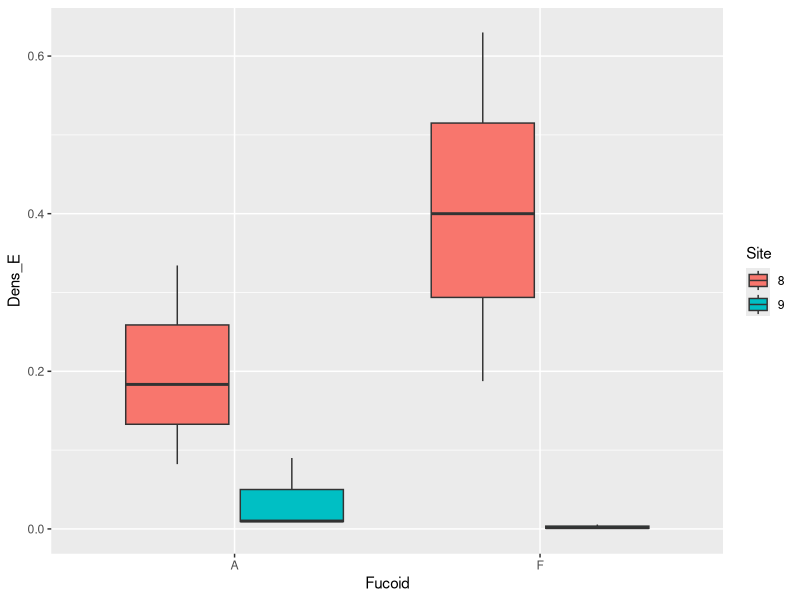
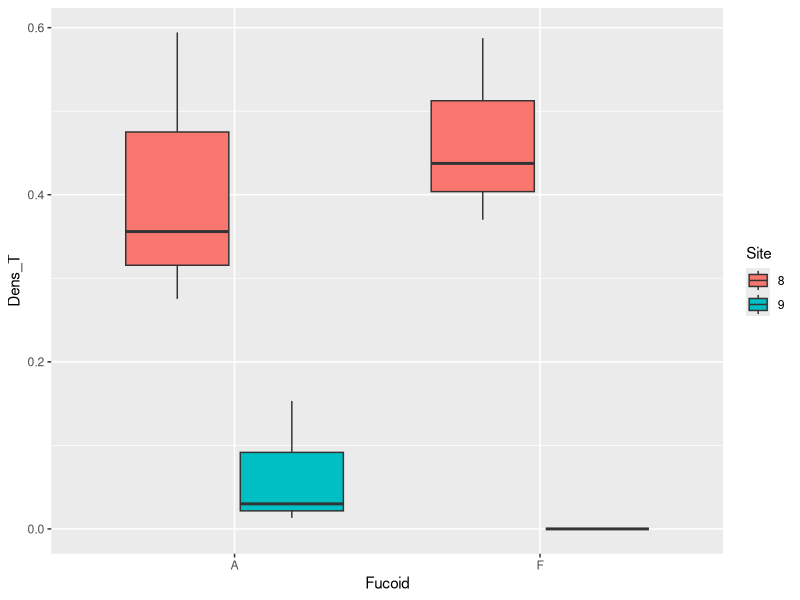
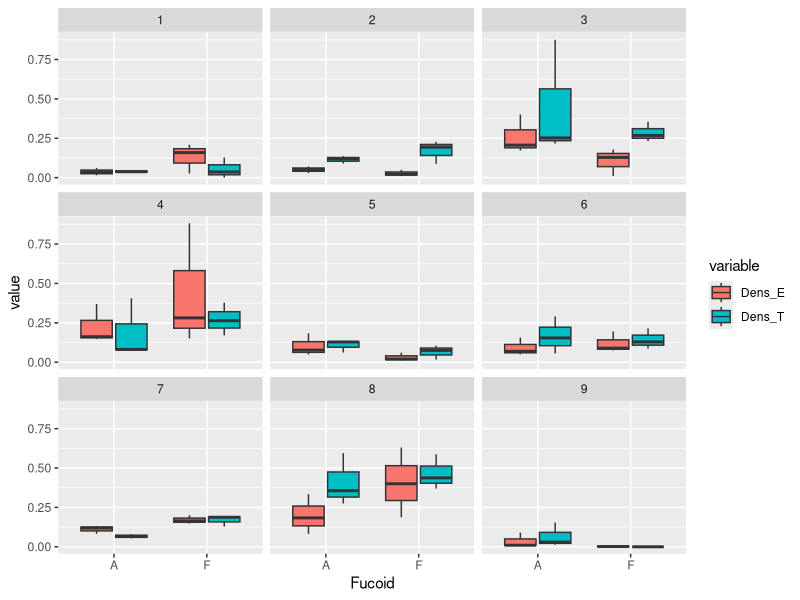
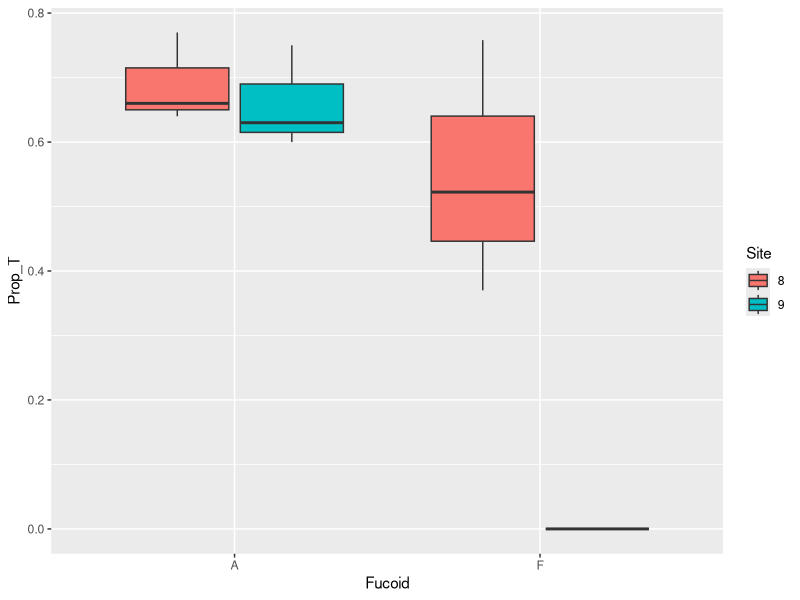
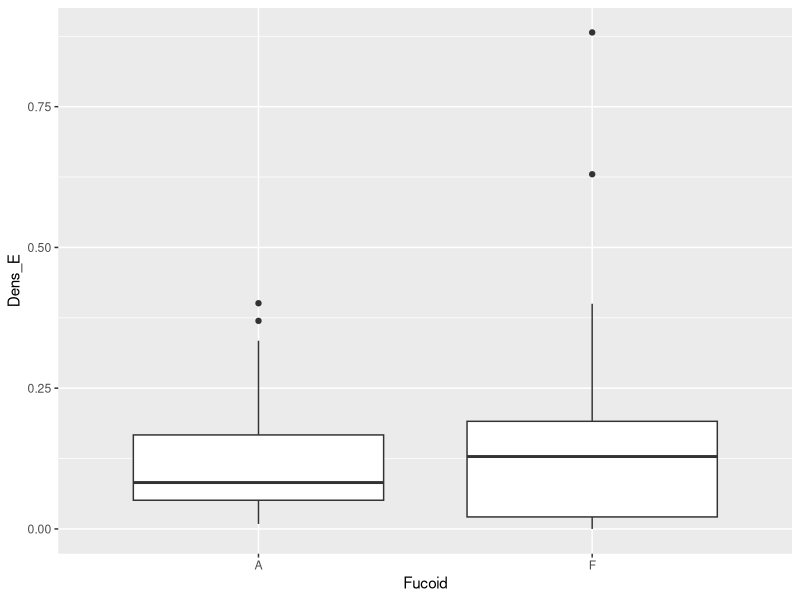
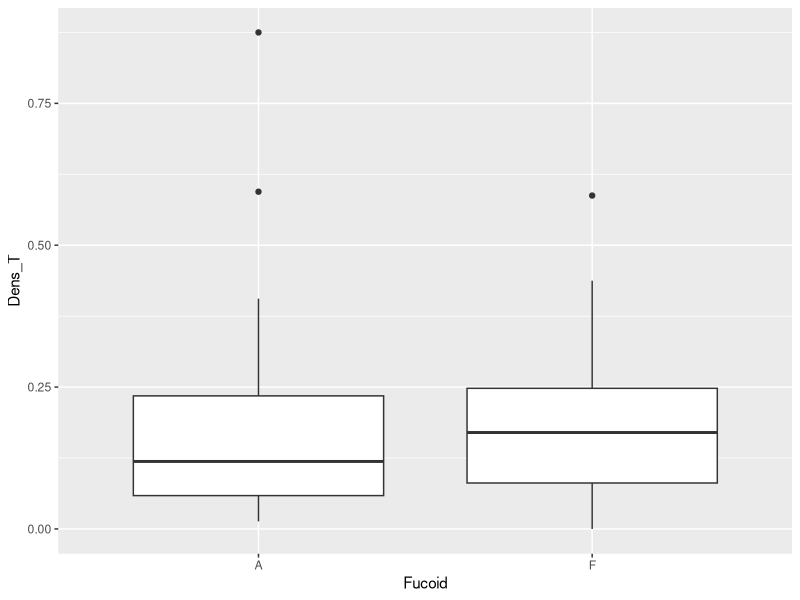

These charts were generated, in order, by the following R code:
library(readxl)
library(ggplot2)
library(dplyr)
library(reshape2)


myt <- read_excel("Data/Fet.xlsx")

myt$Site <- factor(myt$Site)

myt <-
myt %>%
  mutate(Prop_T = NT_Full/(NT_Full + NE_Full))


myt$Fucoid <- factor(myt$Fucoid)

myt <- 
  myt %>% 
  mutate(Dens_E = NE_Full/Weight_Fucoid, Dens_T = NT_Full/Weight_Fucoid, Total_Dens = Dens_E + Dens_T)


myt %>% 
  filter(Site %in% c(8,9)) %>% 
  ggplot(aes(x = Fucoid, y = Dens_E, fill = Site)) +
  geom_boxplot()

myt %>% 
  filter(Site %in% c(8,9)) %>% 
  ggplot(aes(x = Fucoid, y = Dens_T, fill = Site)) +
  geom_boxplot()

myt %>% 
  select(Site, Fucoid, Dens_E, Dens_T) %>% 
  melt() %>% 
  ggplot(aes(x = Fucoid, y = value, fill = variable )) +
  geom_boxplot() +
  facet_wrap(~ Site)
  

myt %>% 
  filter(Site %in% c(8,9)) %>% 
  ggplot(aes(x = Fucoid, y = Prop_T, fill = Site)) +
  geom_boxplot()



ggplot(myt, aes(x = Fucoid, y = Dens_E)) +
  geom_boxplot()

ggplot(myt, aes(x = Fucoid, y = Dens_T)) +
  geom_boxplot()


